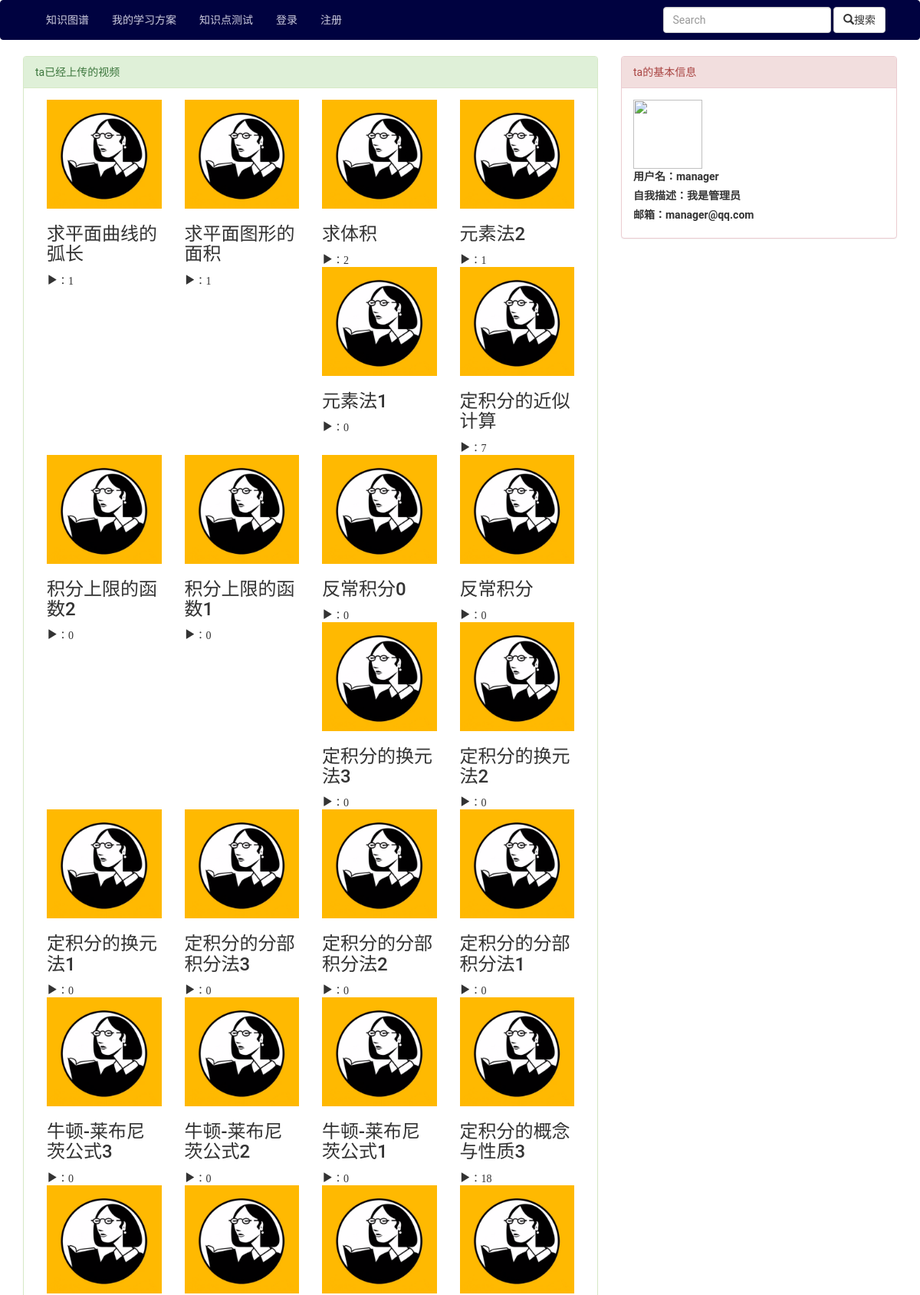
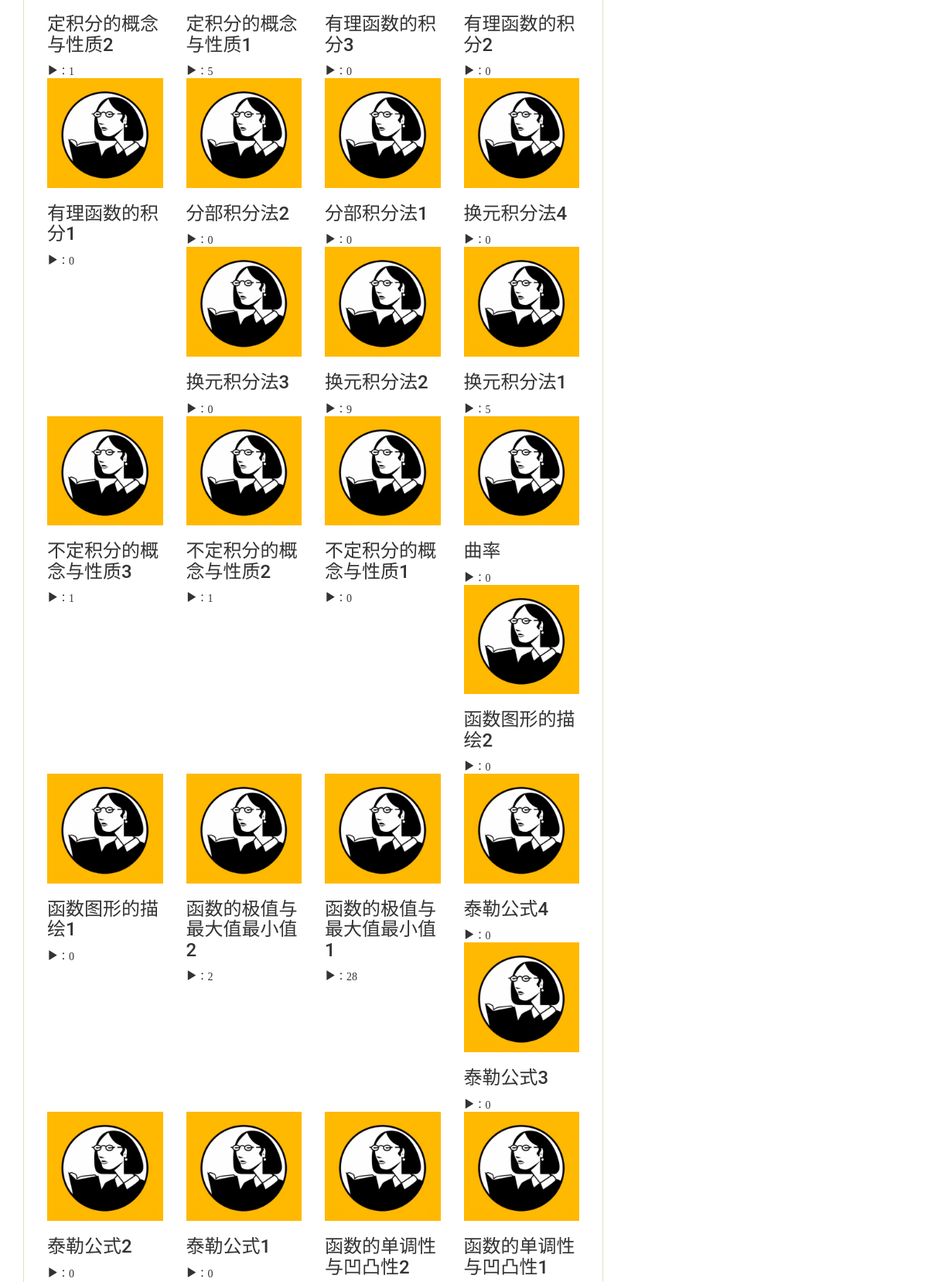
The app's page /homepage/3/ (upper part) with its own data (2 pictures, top to bottom).
### glgl_app/models.py (models this page shows, shortened)
class Video(models.Model):
    title = models.CharField(max_length=100, default='title')  # 标题
    video = models.FileField(upload_to='videos')  # 视频文件
    cover = models.ImageField(upload_to='covers',
                              default='default/default_headimage.jpg')  # 封面
    description = models.CharField(max_length=200, default='空')  # 描述
    uploader = models.ForeignKey(User, related_name='uploader')  # UP主
    teacher = models.CharField(max_length=5, default='空')  # 讲师 add by cby 2017-04-20
    tag = models.CharField(max_length=30, default='')  # 知识点 add by cby 2017-04-11
    difficulty = models.FloatField(default=0) #视频相对大纲难度 add by cby 2017-04-11
    quality = models.FloatField(default=0)  # 视频难度 add by cby 2017-04-28
    play = models.IntegerField(default=0)  # 播放数
    like = models.IntegerField(default=0)  # 点赞数
    like_list = models.ManyToManyField(UserExtraProfile)  # 点赞列表
    time = models.DateTimeField(auto_now=False, auto_now_add=True)  # 上传时间
    status = models.IntegerField(default=0)  # 状态——用来标记视频是否被管理员禁封
    favorite = models.IntegerField(default=0)  # 收藏数
    favorite_list = models.ManyToManyField(UserExtraProfile, related_name="favorite_list")  # 收藏列表

class UserExtraProfile(models.Model):
    user = models.OneToOneField(User)  # User是系统自带的类/model
    headimage = models.ImageField(upload_to='headimages',
                                  default='default/default_headimage.jpg')  # 头像
    description = models.CharField(max_length=50, default='')  # 个人描述
    testornot = models.BooleanField(default=False)  # add by cby 2017-04-07 识别用户是否进行过测试，当创建了知识体系时，将其置为True

### glgl_app/views.py (the view)
# urls.py: url(r'^homepage/(?P<user_id>[0-9]+)/', include([
@require_http_methods(["GET"])#√
def homepage(request, user_id):
	try:
		user = User.objects.get(pk = user_id)
	except User.DoesNotExist:
		raise Http404("User does not exist")
	if request.user.is_authenticated():
		if int(user_id) == int(request.user.id):
			histories = user.history_set.all().order_by("-hdate")
			favorites = user.userextraprofile.favorite_list.all()
			return render(request, 'glgl_app/homepage.html',
						context = {'user': user,
								   'histories': histories,
								   'favorites': favorites,
									'video_set': user.uploader.all().filter(status = 0).order_by("-time")})
		else:
			return render(request, 'glgl_app/homepage_visitor.html',
						  context={'user': request.user,
								   "target": user,
								   'video_set': user.uploader.all().filter(status=0).order_by("-time")})
	else:
		return render(request, 'glgl_app/homepage_visitor.html',
					  context={'user': request.user,
							   "target": user,
							   'video_set': user.uploader.all().filter(status=0).order_by("-time")})

### glgl_app/templates/glgl_app/homepage_visitor.html (shortened to what this page needs)
{% extends "glgl_app/base.html" %}
{% block content %}
    <div id="top_area">
        <div class="center">
            <div class="row bar_headImg">
                <div class="col-md-12 col-sm-12">
                </div>
            </div>
        </div>
    </div>
    <div id="middle_content">
        <div class="row bar_content">
            <div class="col-sm-12 col-md-8 box-left">
                <div class="panel panel-success">
                    <div class="panel-heading">ta已经上传的视频</div>
                    <div class="panel-body">
                        <div class="m-row">
                            {% if video_set %}
                                {% for video in video_set %}
                                    <div class="col-md-3 col-sm-6 col-xs-12 show-video">
                                        <a href="/video/{{ video.id }}" title="{{ video.title }}">
                                            <img src="/media/{{video.cover}}" class="img-responsive center-block"/>
                                        </a>
                                        <h3>{{ video.title }}</h3>
                                        <div class="glyphicon glyphicon-play" aria-hidden="true">：<span id = "playnum">{{video.play}}</span></div>
                                    </div>
                                {% endfor %}
                            {% else %}
                                <p>ta还没有上传过视频</p>
                            {% endif %}
                        </div>
                    </div>
                </div>
            </div>
            <div class="col-sm-12 col-md-4 box-left">
                <div class="panel panel-danger">
                    <div class="panel-heading">ta的基本信息</div>
                    <div class="panel-body">
                        <img class="small-headimage" src='/media/{{user.userextraprofile.headimage}}'><br>
                        <label class="page_username">用户名：{{ target.username }}</label><br>
                        <label>自我描述：{{ target.userextraprofile.description }}</label><br>
                        <label>邮箱：{{ target.email }}</label>
                    </div>
                </div>
            </div>
        </div>
    </div>
{% endblock %}

### glgl_app/static/css/base.css (style rules this page uses)
html, body { font-family: "Roboto", "Microsoft YaHei", "����", "����", sans-serif; }
.small-headimage { height:90px; width:90px; }

### records on screen
Video: cover (placeholder picture), title "求平面曲线的弧长", play "1"
Video: cover (placeholder picture), title "求平面图形的面积", play "1"
Video: cover (placeholder picture), title "求体积", play "2"
Video: cover (placeholder picture), title "元素法2", play "1"
Video: cover (placeholder picture), title "元素法1", play "0"
Video: cover (placeholder picture), title "定积分的近似计算", play "7"
Video: cover (placeholder picture), title "积分上限的函数2", play "0"
Video: cover (placeholder picture), title "积分上限的函数1", play "0"
Video: cover (placeholder picture), title "反常积分0", play "0"
Video: cover (placeholder picture), title "反常积分", play "0"
Video: cover (placeholder picture), title "定积分的换元法3", play "0"
Video: cover (placeholder picture), title "定积分的换元法2", play "0"
Video: cover (placeholder picture), title "定积分的换元法1", play "0"
Video: cover (placeholder picture), title "定积分的分部积分法3", play "0"
Video: cover (placeholder picture), title "定积分的分部积分法2", play "0"
Video: cover (placeholder picture), title "定积分的分部积分法1", play "0"
Video: cover (placeholder picture), title "牛顿-莱布尼茨公式3", play "0"
Video: cover (placeholder picture), title "牛顿-莱布尼茨公式2", play "0"
Video: cover (placeholder picture), title "牛顿-莱布尼茨公式1", play "0"
Video: cover (placeholder picture), title "定积分的概念与性质3", play "18"
Video: cover (placeholder picture), title "定积分的概念与性质2", play "1"
Video: cover (placeholder picture), title "定积分的概念与性质1", play "5"
Video: cover (placeholder picture), title "有理函数的积分3", play "0"
Video: cover (placeholder picture), title "有理函数的积分2", play "0"
Video: cover (placeholder picture), title "有理函数的积分1", play "0"
Video: cover (placeholder picture), title "分部积分法2", play "0"
Video: cover (placeholder picture), title "分部积分法1", play "0"
Video: cover (placeholder picture), title "换元积分法4", play "0"
Video: cover (placeholder picture), title "换元积分法3", play "0"
Video: cover (placeholder picture), title "换元积分法2", play "9"
Video: cover (placeholder picture), title "换元积分法1", play "5"
Video: cover (placeholder picture), title "不定积分的概念与性质3", play "1"
Video: cover (placeholder picture), title "不定积分的概念与性质2", play "1"
Video: cover (placeholder picture), title "不定积分的概念与性质1", play "0"
Video: cover (placeholder picture), title "曲率", play "0"
Video: cover (placeholder picture), title "函数图形的描绘2", play "0"
Video: cover (placeholder picture), title "函数图形的描绘1", play "0"
Video: cover (placeholder picture), title "函数的极值与最大值最小值2", play "2"
Video: cover (placeholder picture), title "函数的极值与最大值最小值1", play "28"
Video: cover (placeholder picture), title "泰勒公式4", play "0"
Video: cover (placeholder picture), title "泰勒公式3", play "0"
Video: cover (placeholder picture), title "泰勒公式2", play "0"
Video: cover (placeholder picture), title "泰勒公式1", play "0"
Video: cover (placeholder picture), title "函数的单调性与凹凸性2"
Video: cover (placeholder picture), title "函数的单调性与凹凸性1"

### other values on screen
{{ target.username }} "manager"
{{ target.userextraprofile.description }} "我是管理员"
{{ target.email }} "manager@qq.com"
